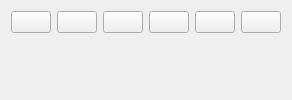
               <widget class="QWidget" name="HomePage">
                <layout class="QGridLayout" name="gridLayout_2">
                 <item row="0" column="0">
                  <widget class="QPushButton" name="pushButton_6">
                   <property name="text">
                    <string/>
                   </property>
                   <property name="icon">
                    <iconset resource="resources.qrc">
                     <normaloff>:/Icons/Icons/clock.svg</normaloff>:/Icons/Icons/clock.svg</iconset>
                   </property>
                   <property name="iconSize">
                    <size>
                     <width>40</width>
                     <height>40</height>
                    </size>
                   </property>
                  </widget>
                 </item>
                 <item row="0" column="1">
                  <widget class="QPushButton" name="pushButton_5">
                   <property name="text">
                    <string/>
                   </property>
                   <property name="icon">
                    <iconset resource="resources.qrc">
                     <normaloff>:/Icons/Icons/calendar.svg</normaloff>:/Icons/Icons/calendar.svg</iconset>
                   </property>
                   <property name="iconSize">
                    <size>
                     <width>40</width>
                     <height>40</height>
                    </size>
                   </property>
                  </widget>
                 </item>
                 <item row="0" column="3">
                  <widget class="QPushButton" name="pushButton_2">
                   <property name="text">
                    <string/>
                   </property>
                   <property name="icon">
                    <iconset resource="resources.qrc">
                     <normaloff>:/Icons/Icons/bluetooth.svg</normaloff>:/Icons/Icons/bluetooth.svg</iconset>
                   </property>
                   <property name="iconSize">
                    <size>
                     <width>40</width>
                     <height>40</height>
                    </size>
                   </property>
                  </widget>
                 </item>
                 <item row="0" column="2">
                  <widget class="QPushButton" name="pushButton_4">
                   <property name="text">
                    <string/>
                   </property>
                   <property name="icon">
                    <iconset resource="resources.qrc">
                     <normaloff>:/Icons/Icons/camera.svg</normaloff>:/Icons/Icons/camera.svg</iconset>
                   </property>
                   <property name="iconSize">
                    <size>
                     <width>40</width>
                     <height>40</height>
                    </size>
                   </property>
                  </widget>
                 </item>
                 <item row="0" column="4">
                  <widget class="QPushButton" name="pushButton_3">
                   <property name="text">
                    <string/>
                   </property>
                   <property name="icon">
                    <iconset resource="resources.qrc">
                     <normaloff>:/Icons/Icons/aperture.svg</normaloff>:/Icons/Icons/aperture.svg</iconset>
                   </property>
                   <property name="iconSize">
                    <size>
                     <width>40</width>
                     <height>40</height>
                    </size>
                   </property>
                  </widget>
                 </item>
                 <item row="0" column="5">
                  <widget class="QPushButton" name="pushButton_7">
                   <property name="text">
                    <string/>
                   </property>
                   <property name="icon">
                    <iconset resource="resources.qrc">
                     <normaloff>:/Icons/Icons/power.svg</normaloff>:/Icons/Icons/power.svg</iconset>
                   </property>
                   <property name="iconSize">
                    <size>
                     <width>40</width>
                     <height>40</height>
                    </size>
                   </property>
                  </widget>
                 </item>
                 <item row="1" column="2">
                  <widget class="QLabel" name="label_3">
                   <property name="text">
                    <string/>
                   </property>
                  </widget>
                 </item>
                </layout>
               </widget>
